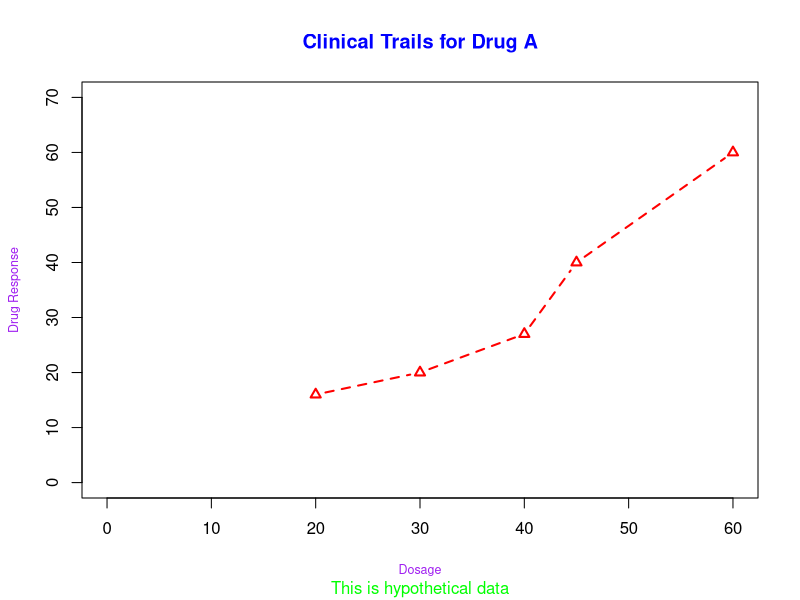

The R script that drew this image:
dose <- c(20,30,40,45,60)
drugA <- c(16,20, 27, 40, 60)
drugB <- c(15,18,25,31,40)

plot(
    dose,
    drugA,
    type="b",
    col="red",
    lty = 2,
    pch = 2,
    lwd = 2,
    main = "Clinical Trails for Drug A",
    col.main = "blue",
    sub = 'This is hypothetical data',
    col.sub = "green",
    xlab = "Dosage",
    ylab = "Drug Response",
    col.lab = 'purple',
    cex.lab = 0.75,
    xlim = c(0, 60),
    ylim = c(0,70)
)